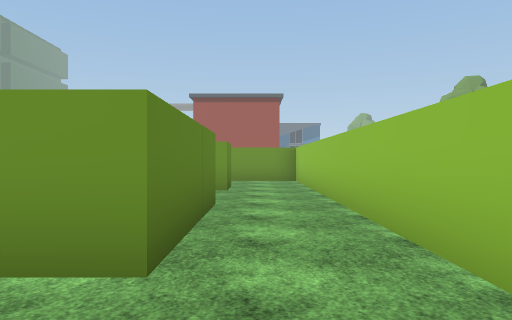
View 1 (above)

16 first-person views from a walk through a Unity game level. The camera is 1.3 m above the floor, looks level and sees 70° across. The floor is counted in squares, 2 m on a side. Each view is taken from the middle of a square. On the plan, view 1 faces up. The plan holds only what a view shows up to about 11 squares ahead; the rest is blank. The place goes on beyond the plan. The player is left out. Some surface patterns are stand-ins.

View 2
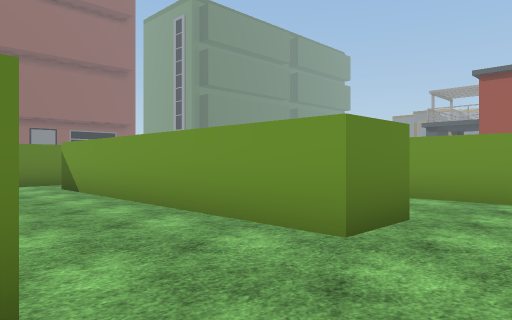

View 3
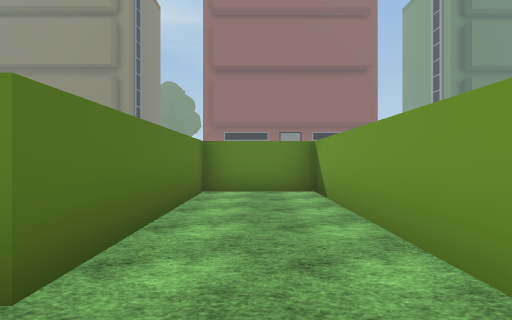

View 4
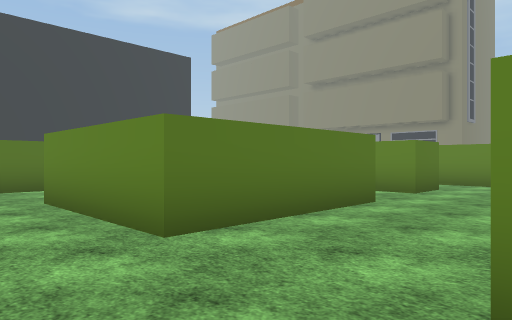

View 5
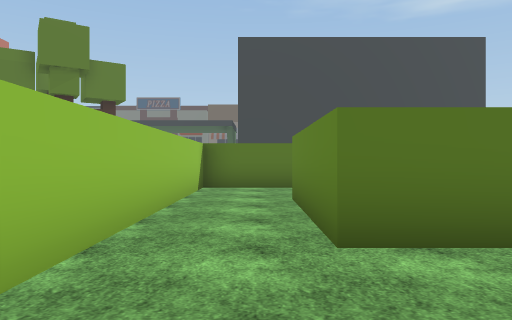

View 6
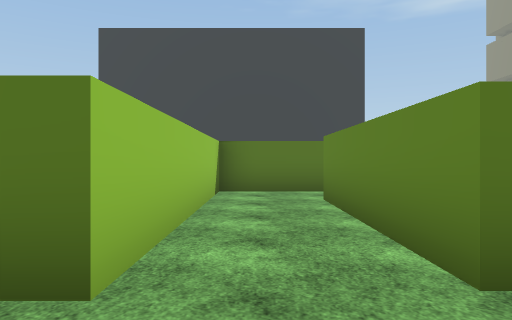

View 7
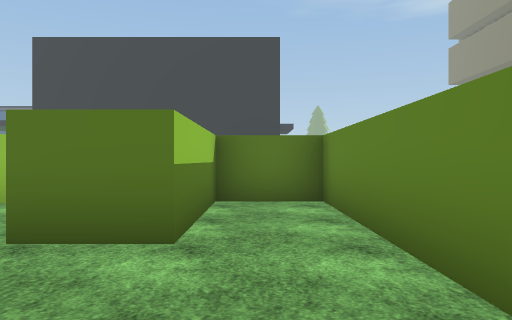

View 8
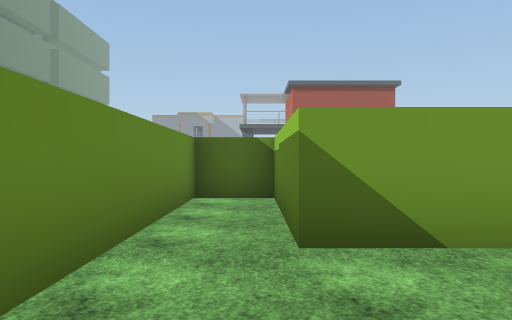

View 9
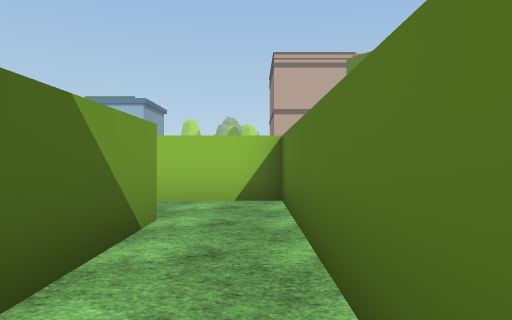

View 10
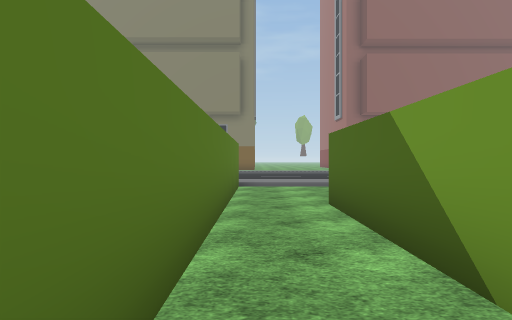

View 11
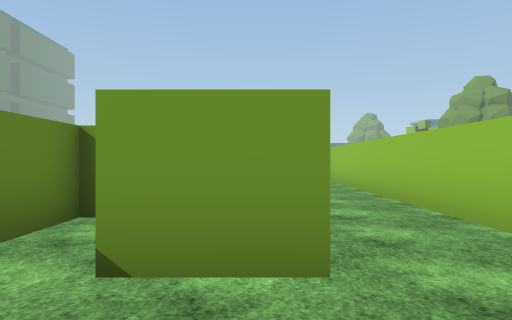

View 12
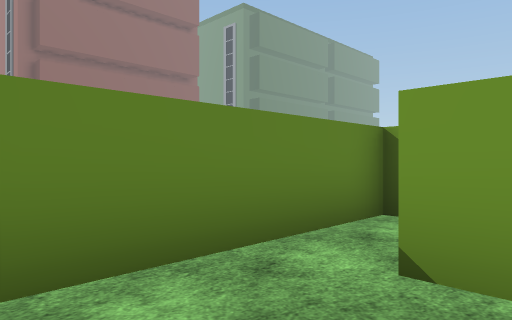

View 13
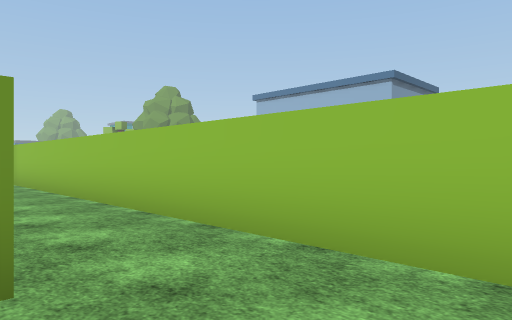

View 14
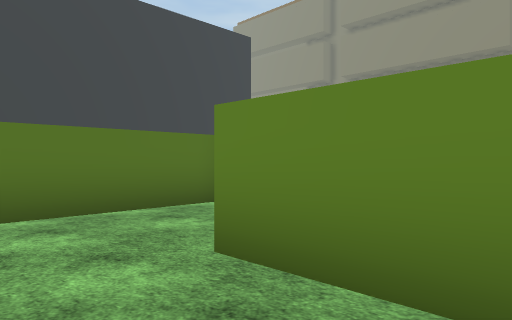

View 15
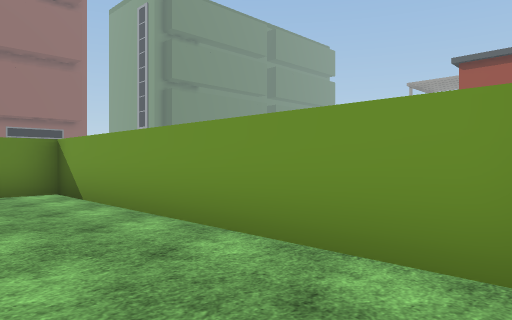

View 16
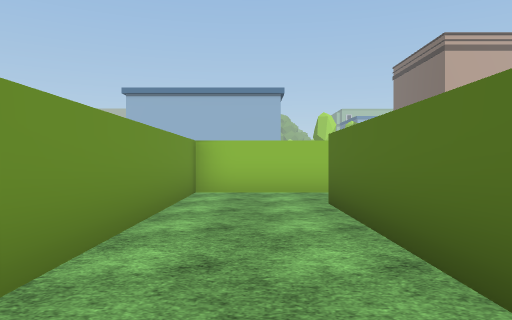

### Floor plan
Points are (right, up) in squares from view 1. A wall is a line through its corners. A room is listed if a view was taken in it or the views show most of it. See-through windows are left out.
Room 1 (views 1, 2, 3, 4, 5, 6, 7, 8, 11, 12, 13, 14, 15, 16)
walls: (-6.4, 11.2) (-6.4, 8.9); (-6.5, 7.7) (-7.7, 7.7) (-7.7, 10.1); (-3, 4.1) (-3, 0.2); (-9, 11.2) (-9, 2.3) (-7.4, 2.3); (-4.3, 2.6) (-4.3, 4.1); (-2.6, -0.4) (1.2, -0.4) (1.2, 11.2)
ways out: opening at (-5, 1.5) to room 2
objects: other object (-7, 3) to (-6, 5); other object (-6, 8) to (-5, 9); other object (-6, 12) to (-3, 12); other object (-4, 5) to (-1, 5); other object (-4, 8) to (-1, 9); other object (-2, 2) to (-1, 4); other object (-2, 12) to (1, 12)
Room 2 (views 9, 10)
walls: (-6.1, 2.4) (-6.1, 1.1) (-10.4, 1.1); (-10.5, -0.4) (-4.3, -0.4) (-4.3, 2.6)
ways out: opening at (-5, 1.5) to room 1

Positions as (right, up) in squares from view 1, and headings:
1: (0, 0), facing up
2: (1, 5), facing up-left
3: (1, 10), facing left
4: (1, 8), facing down-left
5: (0, 8), facing down
6: (-5, 7), facing down
7: (-8, 8), facing down
8: (-8, 5), facing up
9: (-10, 0), facing right
10: (-5, 0), facing left
11: (-1, 0), facing up
12: (-1, 0), facing up-left
13: (-1, 0), facing up-right
14: (1, 4), facing down-left
15: (1, 9), facing up-left
16: (-6, 10), facing right
